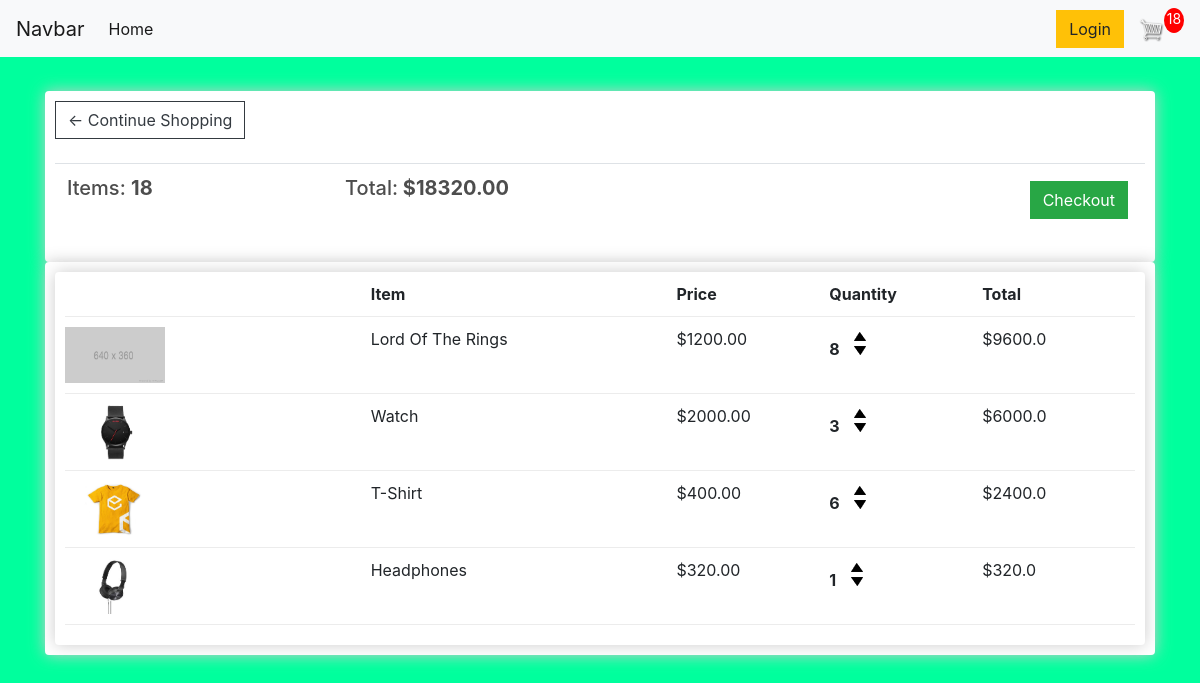
The app's page /cart/ (signed in) with its own data.
### store/models.py (models this page shows, shortened)
class Order(models.Model):
    customer = models.ForeignKey(Customer, on_delete=models.SET_NULL, null=True, blank=True)
    date_ordered = models.DateTimeField(auto_now_add=True)
    completed = models.BooleanField(default=False, null = True, blank=False )
    transaction_id = models.CharField(max_length=200,null=True)
    @property
    def get_cart_total(self):
        orderitems = self.orderitem_set.all()
        total = sum([item.get_total for item in orderitems])
        return total
    @property
    def get_cart_items(self):
        orderitems = self.orderitem_set.all()
        total = sum([item.quantity for item in orderitems])
        return total

class OrderItem(models.Model):
    product  = models.ForeignKey(Product, on_delete=models.SET_NULL, null=True, blank=True)
    order = models.ForeignKey(Order, on_delete=models.SET_NULL, null=True, blank=True)
    quantity = models.IntegerField(default=0, null=True, blank=True)
    date_added = models.DateTimeField(auto_now_add=True)
    @property
    def get_total(self):
        total = self.product.price*self.quantity
        return total

class Product(models.Model):
    name = models.CharField(max_length=200)
    price = models.FloatField()
    digital = models.BooleanField(default = False, null=True, blank=True)
    image = models.ImageField(default="placeholder.png", null=True,blank=True)

### store/views.py (the view)
# urls.py: path('cart/', views.cart, name="cart"),
def cart(request):
     if request.user.is_authenticated:
          customer = request.user.customer
          order, created = Order.objects.get_or_create(customer = customer , completed = False)
          items = order.orderitem_set.all()
          cartItems = order.get_cart_items
     else:
          cookieData = cookieCart(request)
          cartItems = cookieData['cartItems']
          order = cookieData['order']
          items = cookieData['items']
     context = {'items' : items, 'order':order,'cartItems':cartItems}
     return render(request, 'store/cart.html', context)

### store/templates/store/cart.html
{% extends 'store/base.html' %}
{% load static %}
{% block content %}
<div class="row">
	<div class="col-lg-12">
		<div class="box-element">
            <a  class="btn btn-outline-dark" href="{% url 'store' %}">&#x2190; Continue Shopping</a>
		<br>
        <br>
	<table class="table">
		<tr>
			<th><h5>Items: <strong>{{order.get_cart_items}}</strong></h5></th>
			<th><h5>Total:<strong> ${{order.get_cart_total|floatformat:2}}</strong></h5></th>
			<th>
				<a  style="float:right; margin:5px;" class="btn btn-success" href="{% url 'checkout' %}">Checkout</a>
			</th>
		</tr>
	</table>
</div>
		<div class="box-element">
            <div class="box-element">
                <div class="cart-row">
                    <div style="flex:2"></div>
                    <div style="flex:2"><strong>Item</strong></div>
                    <div style="flex:1"><strong>Price</strong></div>
                    <div style="flex:1"><strong>Quantity</strong></div>
                    <div style="flex:1"><strong>Total</strong></div>
                </div>
                {% for item in items %}
                <div class="cart-row">
                    <div style="flex:2"><img class="row-image" src="{{ item.product.image.url }}"></div>
                    <div style="flex:2"><p>{{item.product.name}}</p></div>
                    <div style="flex:1"><p>${{item.product.price|floatformat:2}}</p></div>
                    <div style="flex:1">
                        <p class="quantity">{{ item.quantity }}</p>
                        <div class="quantity">
                            <img data-product="{{item.product.id}}" data-action="add" class="chg-quantity update-cart" src="{% static  'images/arrow-up.png' %}">
                            <img data-product="{{item.product.id}}" data-action="remove" class="chg-quantity update-cart" src="{% static  'images/arrow-down.png' %}">
                        </div>
                    </div>
                    <div style="flex:1"><p>${{item.get_total}}</p></div>
                </div>
                {% endfor %}
		</div>
	</div>
</div>
{% endblock content %}

### static/css/main.css (style rules this page uses)
body { background-color:rgb(0, 255, 157); }
h1,h2,h3,h4,h5,h6 { color:hsl(0, 0%, 30%); }
.box-element { box-shadow:hsl(0, 0%, 80%) 0 0 16px; background-color: #fff; border-radius: 4px; padding: 10px; }
.col-lg-4, .col-lg-6, .col-lg-8, .col-lg-12 { margin-top: 10px; }
.btn { border-radius: 0; }
.row-image { width: 100px; }
.cart-row { display: flex; align-items: flex-stretch; padding-bottom: 10px; margin-bottom: 10px; border-bottom: 1px solid #ececec; }
.quantity { display: inline-block; font-weight: 700; padding-right:10px; }
.chg-quantity { width: 12px; cursor: pointer; display: block; margin-top: 5px; transition:.1s; }

### records on screen
Order: get_cart_items "18", get_cart_total "18320.00"
OrderItem: product.image (placeholder picture), product.name "Lord Of The Rings", product.price "1200.00", quantity "8", get_total "9600.0"
OrderItem: product.image (picture), product.name "Watch", product.price "2000.00", quantity "3", get_total "6000.0"
OrderItem: product.image (picture), product.name "T-Shirt", product.price "400.00", quantity "6", get_total "2400.0"
OrderItem: product.image (picture), product.name "Headphones", product.price "320.00", quantity "1", get_total "320.0"

### other values on screen
{{ cartItems }} "18"
